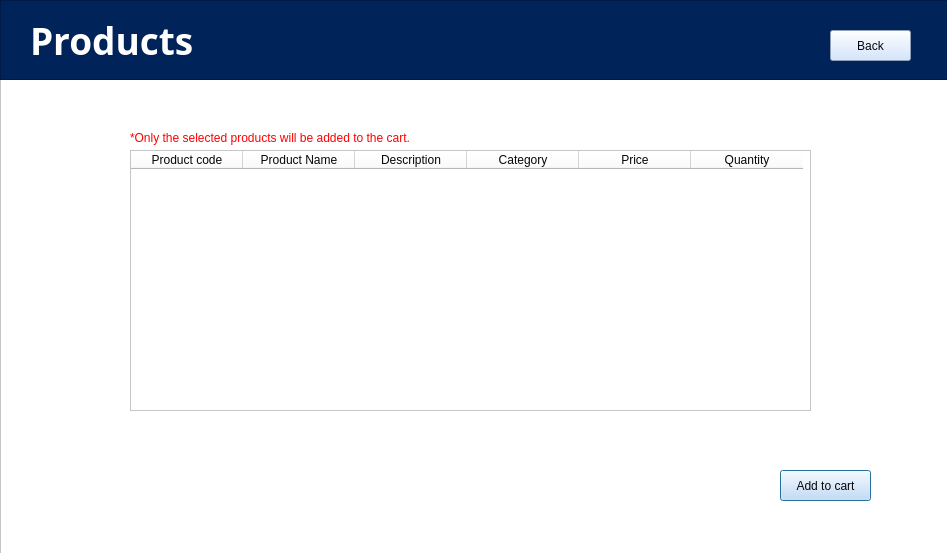
<?xml version="1.0" encoding="UTF-8"?>
<ui version="4.0">
 <class>ProductsScreen</class>
 <widget class="QDialog" name="ProductsScreen">
  <property name="geometry">
   <rect>
    <x>0</x>
    <y>0</y>
    <width>947</width>
    <height>553</height>
   </rect>
  </property>
  <property name="windowTitle">
   <string>Dialog</string>
  </property>
  <widget class="QFrame" name="frame">
   <property name="geometry">
    <rect>
     <x>0</x>
     <y>0</y>
     <width>951</width>
     <height>561</height>
    </rect>
   </property>
   <property name="styleSheet">
    <string notr="true">background-color: rgb(255, 255, 255);</string>
   </property>
   <property name="frameShape">
    <enum>QFrame::Shape::StyledPanel</enum>
   </property>
   <property name="frameShadow">
    <enum>QFrame::Shadow::Raised</enum>
   </property>
   <widget class="QPushButton" name="cartButton">
    <property name="geometry">
     <rect>
      <x>780</x>
      <y>470</y>
      <width>91</width>
      <height>31</height>
     </rect>
    </property>
    <property name="styleSheet">
     <string notr="true">color: rgb(8, 8, 8);
background-color: rgb(200, 223, 255);</string>
    </property>
    <property name="text">
     <string>Add to cart</string>
    </property>
   </widget>
   <widget class="QTableWidget" name="productsTable">
    <property name="geometry">
     <rect>
      <x>130</x>
      <y>150</y>
      <width>681</width>
      <height>261</height>
     </rect>
    </property>
    <property name="styleSheet">
     <string notr="true">color: rgb(7, 7, 7);</string>
    </property>
    <property name="editTriggers">
     <set>QAbstractItemView::EditTrigger::NoEditTriggers</set>
    </property>
    <property name="alternatingRowColors">
     <bool>false</bool>
    </property>
    <property name="selectionMode">
     <enum>QAbstractItemView::SelectionMode::MultiSelection</enum>
    </property>
    <property name="selectionBehavior">
     <enum>QAbstractItemView::SelectionBehavior::SelectRows</enum>
    </property>
    <attribute name="horizontalHeaderMinimumSectionSize">
     <number>28</number>
    </attribute>
    <attribute name="horizontalHeaderDefaultSectionSize">
     <number>112</number>
    </attribute>
    <column>
     <property name="text">
      <string notr="true">Product code</string>
     </property>
    </column>
    <column>
     <property name="text">
      <string>Product Name</string>
     </property>
    </column>
    <column>
     <property name="text">
      <string>Description</string>
     </property>
    </column>
    <column>
     <property name="text">
      <string>Category</string>
     </property>
    </column>
    <column>
     <property name="text">
      <string>Price</string>
     </property>
    </column>
    <column>
     <property name="text">
      <string>Quantity</string>
     </property>
    </column>
   </widget>
   <widget class="QLabel" name="label">
    <property name="geometry">
     <rect>
      <x>130</x>
      <y>130</y>
      <width>281</width>
      <height>16</height>
     </rect>
    </property>
    <property name="font">
     <font>
      <bold>false</bold>
     </font>
    </property>
    <property name="styleSheet">
     <string notr="true">color: rgb(255, 0, 0);</string>
    </property>
    <property name="text">
     <string>*Only the selected products will be added to the cart.</string>
    </property>
   </widget>
   <widget class="QFrame" name="frame_2">
    <property name="geometry">
     <rect>
      <x>0</x>
      <y>0</y>
      <width>951</width>
      <height>80</height>
     </rect>
    </property>
    <property name="styleSheet">
     <string notr="true">background-color: rgb(0, 36, 89);</string>
    </property>
    <property name="frameShape">
     <enum>QFrame::Shape::StyledPanel</enum>
    </property>
    <property name="frameShadow">
     <enum>QFrame::Shadow::Raised</enum>
    </property>
    <widget class="QLabel" name="label_2">
     <property name="geometry">
      <rect>
       <x>30</x>
       <y>20</y>
       <width>171</width>
       <height>41</height>
      </rect>
     </property>
     <property name="font">
      <font>
       <family>Rockwell</family>
       <pointsize>28</pointsize>
       <bold>true</bold>
      </font>
     </property>
     <property name="styleSheet">
      <string notr="true">color: rgb(255, 255, 255);</string>
     </property>
     <property name="text">
      <string>Products</string>
     </property>
    </widget>
    <widget class="QPushButton" name="backButton">
     <property name="geometry">
      <rect>
       <x>830</x>
       <y>30</y>
       <width>81</width>
       <height>31</height>
      </rect>
     </property>
     <property name="styleSheet">
      <string notr="true">color: rgb(8, 8, 8);
background-color: rgb(200, 223, 255);</string>
     </property>
     <property name="text">
      <string>Back</string>
     </property>
    </widget>
   </widget>
  </widget>
 </widget>
 <resources/>
 <connections/>
</ui>
